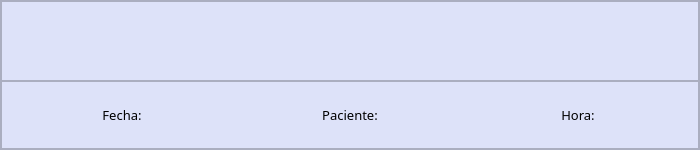
                         <widget class="QFrame" name="data_title_patient">
                          <property name="minimumSize">
                           <size>
                            <width>700</width>
                            <height>150</height>
                           </size>
                          </property>
                          <property name="maximumSize">
                           <size>
                            <width>700</width>
                            <height>150</height>
                           </size>
                          </property>
                          <property name="styleSheet">
                           <string notr="true">#data_title_patient {
border: 1px solid;
border-radius: 2px;
border-color: rgb(0, 0, 61);
}

QFrame {
background-color: rgb(221, 226, 249);
}</string>
                          </property>
                          <property name="frameShape">
                           <enum>QFrame::StyledPanel</enum>
                          </property>
                          <property name="frameShadow">
                           <enum>QFrame::Raised</enum>
                          </property>
                          <layout class="QVBoxLayout" name="verticalLayout_10">
                           <property name="spacing">
                            <number>0</number>
                           </property>
                           <property name="leftMargin">
                            <number>0</number>
                           </property>
                           <property name="topMargin">
                            <number>0</number>
                           </property>
                           <property name="rightMargin">
                            <number>0</number>
                           </property>
                           <property name="bottomMargin">
                            <number>0</number>
                           </property>
                           <item>
                            <widget class="QFrame" name="fr_photo_patient">
                             <property name="frameShape">
                              <enum>QFrame::StyledPanel</enum>
                             </property>
                             <property name="frameShadow">
                              <enum>QFrame::Raised</enum>
                             </property>
                             <layout class="QHBoxLayout" name="horizontalLayout_2">
                              <item alignment="Qt::AlignHCenter">
                               <widget class="QLabel" name="photo_patient">
                                <property name="minimumSize">
                                 <size>
                                  <width>60</width>
                                  <height>60</height>
                                 </size>
                                </property>
                                <property name="maximumSize">
                                 <size>
                                  <width>60</width>
                                  <height>60</height>
                                 </size>
                                </property>
                                <property name="text">
                                 <string/>
                                </property>
                                <property name="pixmap">
                                 <pixmap>weas de la interface/images/foto-p.png</pixmap>
                                </property>
                                <property name="scaledContents">
                                 <bool>true</bool>
                                </property>
                               </widget>
                              </item>
                             </layout>
                            </widget>
                           </item>
                           <item>
                            <widget class="QFrame" name="fr_data">
                             <property name="font">
                              <font>
                               <pointsize>10</pointsize>
                              </font>
                             </property>
                             <property name="frameShape">
                              <enum>QFrame::StyledPanel</enum>
                             </property>
                             <property name="frameShadow">
                              <enum>QFrame::Raised</enum>
                             </property>
                             <layout class="QHBoxLayout" name="horizontalLayout_3">
                              <item>
                               <widget class="QLabel" name="lbl_fecha">
                                <property name="font">
                                 <font>
                                  <family>Circular Std</family>
                                  <pointsize>10</pointsize>
                                  <bold>false</bold>
                                 </font>
                                </property>
                                <property name="text">
                                 <string>Fecha:</string>
                                </property>
                                <property name="alignment">
                                 <set>Qt::AlignCenter</set>
                                </property>
                               </widget>
                              </item>
                              <item>
                               <widget class="QLabel" name="lbl_name_patient_medidas">
                                <property name="font">
                                 <font>
                                  <family>Circular Std</family>
                                  <pointsize>10</pointsize>
                                 </font>
                                </property>
                                <property name="text">
                                 <string>Paciente:</string>
                                </property>
                                <property name="alignment">
                                 <set>Qt::AlignCenter</set>
                                </property>
                               </widget>
                              </item>
                              <item>
                               <widget class="QLabel" name="lbl_hora">
                                <property name="font">
                                 <font>
                                  <family>Circular Std</family>
                                  <pointsize>10</pointsize>
                                 </font>
                                </property>
                                <property name="text">
                                 <string>Hora:</string>
                                </property>
                                <property name="alignment">
                                 <set>Qt::AlignCenter</set>
                                </property>
                               </widget>
                              </item>
                             </layout>
                            </widget>
                           </item>
                          </layout>
                         </widget>
